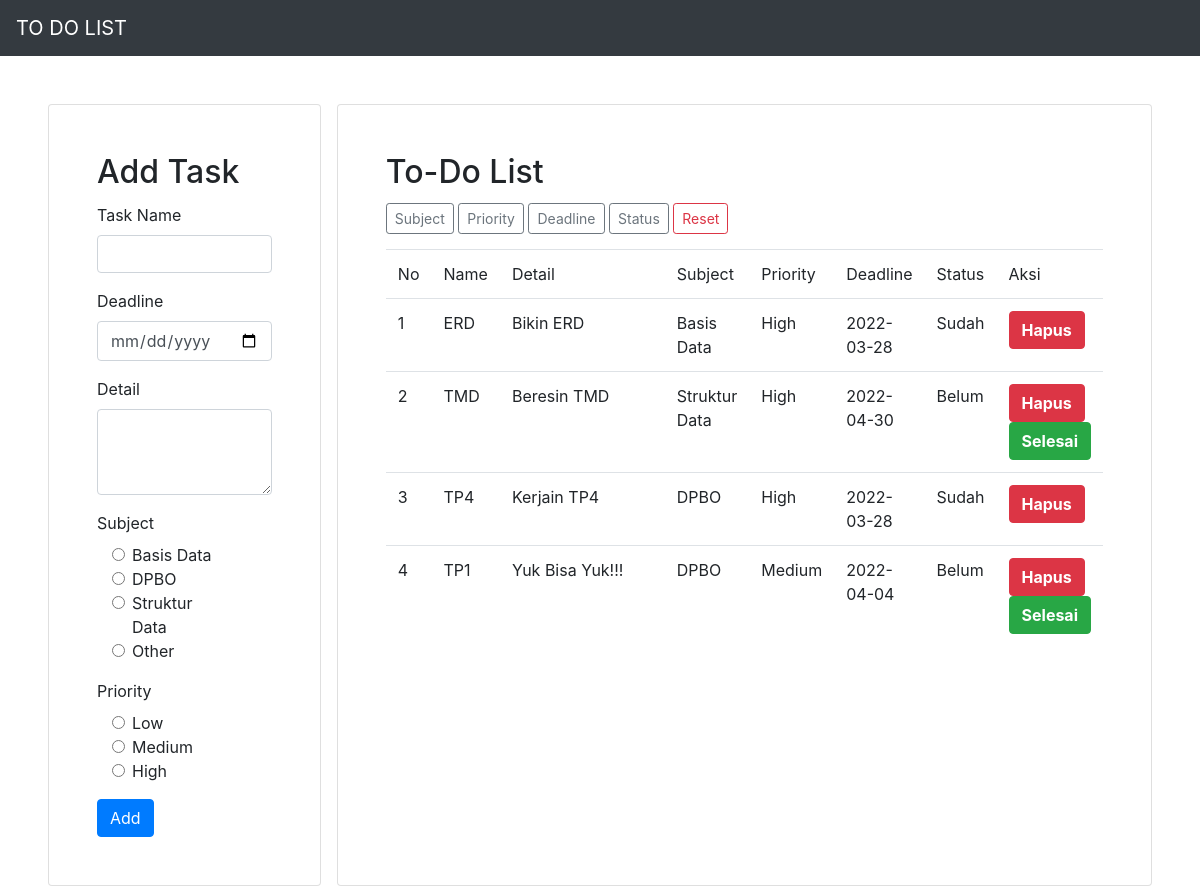
The page / on the database its author committed.
### tables this page shows
CREATE TABLE `tb_to_do` (
  `id` int(10) NOT NULL,
  `name_td` varchar(255) NOT NULL,
  `details_td` text NOT NULL,
  `subject_td` varchar(255) NOT NULL,
  `priority_td` varchar(255) NOT NULL,
  `deadline_td` date NOT NULL,
  `status_td` varchar(255) NOT NULL
);

### conf.php (called while the page is built)
<?php
$db_host = "localhost";
$db_user = "root";
$db_password = "";
$db_name = "db_task";
?>

### DB.php (called while the page is built, shortened)
<?php
class DB{
	var $db_host = '';
	var $db_user = '';
	var $db_password = '';
	var $db_name = '';
	var $db_link = '';
	var $result = 0;
	function DB($db_host='', $db_user='', $db_password='', $db_name=''){
		$this->db_host = $db_host;
		$this->db_user = $db_user;
		$this->db_password = $db_password;
		$this->db_name = $db_name;
	}
	function open(){
		$this->db_link = mysqli_connect($this->db_host, $this->db_user, $this->db_password, $this->db_name);
	}
	function execute($query=""){
		$this->result = mysqli_query($this->db_link, $query);
		return $this->result;
	}
	function getResult(){
		return mysqli_fetch_array($this->result);
	}
}
?>

### Task.php (called while the page is built, shortened)
<?php
class Task extends DB{
	function getTask(){
		$query = "SELECT * FROM tb_to_do";
		return $this->execute($query);
	}
}
?>

### index.php (the view, shortened to what this page needs)
<?php
include("conf.php");
include("DB.php");
include("Task.php");
include("Template.php");
$otask = new Task($db_host, $db_user, $db_password, $db_name);
$otask->open();
$otask->getTask();
$data = null;
$no = 1;
while (list($id, $tname, $tdetails, $tsubject, $tpriority, $tdeadline, $tstatus) = $otask->getResult()) {
	if($tstatus == "Sudah"){
		$data .= "<tr>
		<td>" . $no . "</td>
		<td>" . $tname . "</td>
		<td>" . $tdetails . "</td>
		<td>" . $tsubject . "</td>
		<td>" . $tpriority . "</td>
		<td>" . $tdeadline . "</td>
		<td>" . $tstatus . "</td>
		<td>
		<button class='btn btn-danger'><a href='index.php?id_hapus=" . $id . "' style='color: white; font-weight: bold;'>Hapus</a></button>
		</td>
		</tr>";
		$no++;
	}
	else{
		$data .= "<tr>
		<td>" . $no . "</td>
		<td>" . $tname . "</td>
		<td>" . $tdetails . "</td>
		<td>" . $tsubject . "</td>
		<td>" . $tpriority . "</td>
		<td>" . $tdeadline . "</td>
		<td>" . $tstatus . "</td>
		<td>
		<button class='btn btn-danger'><a href='index.php?id_hapus=" . $id . "' style='color: white; font-weight: bold;'>Hapus</a></button>
		<button class='btn btn-success' ><a href='index.php?id_status=" . $id .  "' style='color: white; font-weight: bold;'>Selesai</a></button>
		</td>
		</tr>";
		$no++;
	}
}

### Template.php (shortened to what this page needs)
<?php
class Template{
	var $content = '';
	function Template($filename = ''){
		$this->content = implode('', @file($filename));
	}
	function clear(){
		$this->content = preg_replace("/DATA_[A-Z|_|0-9]+/", "", $this->content);
	}
	function write(){
		print $this->content;
	}
	function replace($old = '', $new = ''){
		if(is_int($new)){
			$value = sprintf("%d", $new);
		}elseif(is_float($new)){
			$value = sprintf("%f", $new);
		}elseif(is_array($new)){
			$value = '';
			foreach( $new as $item){
				$value .= $item. '';
			}
		}else{
			$value = $new;
		}
		$this->content = preg_replace("/$old/",  $value, $this->content);
	}
}
 ?>

### rows shown on the page
tb_to_do: name_td "ERD", details_td "Bikin ERD", subject_td "Basis Data", priority_td "High", deadline_td "2022-03-28", status_td "Sudah"
tb_to_do: name_td "TMD", details_td "Beresin TMD", subject_td "Struktur Data", priority_td "High", deadline_td "2022-04-30", status_td "Belum"
tb_to_do: name_td "TP4", details_td "Kerjain TP4", subject_td "DPBO", priority_td "High", deadline_td "2022-03-28", status_td "Sudah"
tb_to_do: name_td "TP1", details_td "Yuk Bisa Yuk!!!", subject_td "DPBO", priority_td "Medium", deadline_td "2022-04-04", status_td "Belum"
